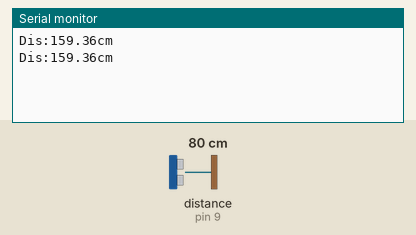
A sketch run on a simulated Arduino Uno, built with avr-gcc and run on an emulated ATmega328P. Parts: the last lines printed to the serial monitor. Wiring (inferred from the names in the program): ultrasonic range finder: trigger pin 8; echo pin 9. Inputs (shaded band) come from the test bench; at power-on: distance to the obstacle (sensor on pin 9) 80 cm. The echo pulse lasts 58.3 µs per cm.

Above: at 1.8 s.
1.9 s: distance to the obstacle (sensor on pin 9) set to 2 cm
At 2.8 s:
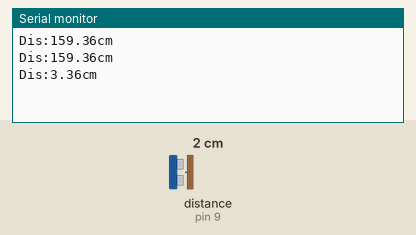
3.4 s: distance to the obstacle (sensor on pin 9) set to 4 cm
At 4.8 s:
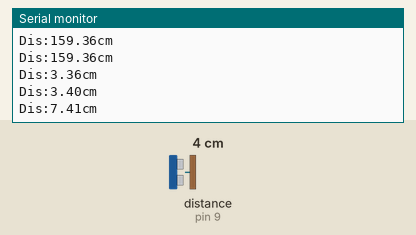
Timing chart, 0 to 6.4 s (numbered marks = the images above; inputs shaded):
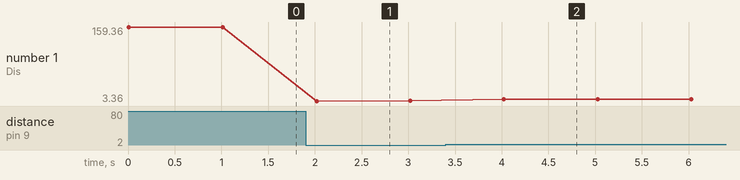

The sketch:

sketch_may23a.ino
```cpp
#define trig 8
#define echo 9

double duration;
float distance;

void setup()
{

  Serial.begin(9600);
  pinMode(trig, OUTPUT);
  pinMode(echo, INPUT);
}


void loop()
{
  float d = get_distance();
  Serial.println("Dis:"+String(d)+"cm");
  delay(1000);
}


float get_distance()
{
  digitalWrite(trig, LOW);
  delay(2);
  digitalWrite(trig, HIGH);
  delayMicroseconds(10);
  digitalWrite(trig, LOW);

  duration = pulseIn(echo, HIGH);
  distance = duration * 0.0343 / 1;
  return distance;
}
```

Measured:
- after the input at 1.9 s, the serial monitor: prints a new line after 0.12 s (image 1)
- after the input at 3.4 s, the serial monitor: prints a new line after 0.62 s (image 2)
- plotted number 1: 159.36 → 3.4 after the input at 1.9 s, 3.4 → 7.37 after the input at 3.4 s
